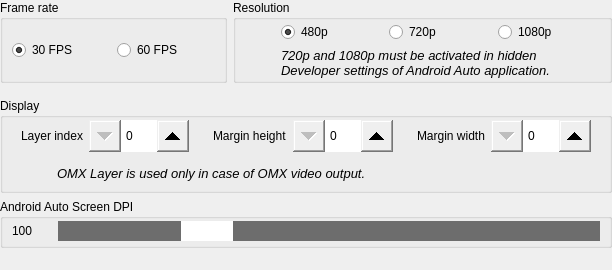
    <widget class="QWidget" name="tab2" native="true">
     <property name="sizePolicy">
      <sizepolicy hsizetype="Expanding" vsizetype="Expanding">
       <horstretch>0</horstretch>
       <verstretch>0</verstretch>
      </sizepolicy>
     </property>
     <layout class="QVBoxLayout" name="verticalLayout_4">
      <property name="leftMargin">
       <number>0</number>
      </property>
      <property name="topMargin">
       <number>0</number>
      </property>
      <property name="rightMargin">
       <number>0</number>
      </property>
      <property name="bottomMargin">
       <number>2</number>
      </property>
      <item>
       <widget class="QWidget" name="framerateresolution" native="true">
        <property name="sizePolicy">
         <sizepolicy hsizetype="Expanding" vsizetype="Fixed">
          <horstretch>0</horstretch>
          <verstretch>0</verstretch>
         </sizepolicy>
        </property>
        <layout class="QHBoxLayout" name="horizontalLayout_11">
         <property name="leftMargin">
          <number>0</number>
         </property>
         <property name="topMargin">
          <number>0</number>
         </property>
         <property name="rightMargin">
          <number>0</number>
         </property>
         <item>
          <widget class="QGroupBox" name="groupBoxFrameRate">
           <property name="sizePolicy">
            <sizepolicy hsizetype="Expanding" vsizetype="Expanding">
             <horstretch>0</horstretch>
             <verstretch>0</verstretch>
            </sizepolicy>
           </property>
           <property name="title">
            <string>Frame rate</string>
           </property>
           <layout class="QHBoxLayout" name="horizontalLayout_6">
            <property name="topMargin">
             <number>2</number>
            </property>
            <property name="bottomMargin">
             <number>2</number>
            </property>
            <item>
             <widget class="QRadioButton" name="radioButton30FPS">
              <property name="sizePolicy">
               <sizepolicy hsizetype="Expanding" vsizetype="Fixed">
                <horstretch>0</horstretch>
                <verstretch>0</verstretch>
               </sizepolicy>
              </property>
              <property name="text">
               <string>30 FPS</string>
              </property>
              <property name="checked">
               <bool>true</bool>
              </property>
             </widget>
            </item>
            <item>
             <widget class="QRadioButton" name="radioButton60FPS">
              <property name="sizePolicy">
               <sizepolicy hsizetype="Expanding" vsizetype="Fixed">
                <horstretch>0</horstretch>
                <verstretch>0</verstretch>
               </sizepolicy>
              </property>
              <property name="text">
               <string>60 FPS</string>
              </property>
             </widget>
            </item>
           </layout>
          </widget>
         </item>
         <item>
          <widget class="QGroupBox" name="groupBoxResolution">
           <property name="sizePolicy">
            <sizepolicy hsizetype="Expanding" vsizetype="Fixed">
             <horstretch>0</horstretch>
             <verstretch>0</verstretch>
            </sizepolicy>
           </property>
           <property name="title">
            <string>Resolution</string>
           </property>
           <layout class="QGridLayout" name="gridLayout_4">
            <property name="topMargin">
             <number>2</number>
            </property>
            <property name="bottomMargin">
             <number>2</number>
            </property>
            <item row="1" column="3">
             <widget class="QRadioButton" name="radioButton720p">
              <property name="sizePolicy">
               <sizepolicy hsizetype="Expanding" vsizetype="Fixed">
                <horstretch>0</horstretch>
                <verstretch>0</verstretch>
               </sizepolicy>
              </property>
              <property name="text">
               <string>720p</string>
              </property>
             </widget>
            </item>
            <item row="1" column="4">
             <widget class="QRadioButton" name="radioButton1080p">
              <property name="sizePolicy">
               <sizepolicy hsizetype="Expanding" vsizetype="Fixed">
                <horstretch>0</horstretch>
                <verstretch>0</verstretch>
               </sizepolicy>
              </property>
              <property name="text">
               <string>1080p</string>
              </property>
             </widget>
            </item>
            <item row="1" column="2">
             <widget class="QRadioButton" name="radioButton480p">
              <property name="sizePolicy">
               <sizepolicy hsizetype="Expanding" vsizetype="Fixed">
                <horstretch>0</horstretch>
                <verstretch>0</verstretch>
               </sizepolicy>
              </property>
              <property name="text">
               <string>480p</string>
              </property>
              <property name="checked">
               <bool>true</bool>
              </property>
             </widget>
            </item>
            <item row="2" column="0">
             <widget class="QLabel" name="labelResolutionWarningIcon">
              <property name="sizePolicy">
               <sizepolicy hsizetype="Fixed" vsizetype="Fixed">
                <horstretch>0</horstretch>
                <verstretch>0</verstretch>
               </sizepolicy>
              </property>
              <property name="minimumSize">
               <size>
                <width>30</width>
                <height>30</height>
               </size>
              </property>
              <property name="maximumSize">
               <size>
                <width>30</width>
                <height>30</height>
               </size>
              </property>
              <property name="text">
               <string>&lt;html&gt;&lt;head/&gt;&lt;body&gt;&lt;p&gt;&lt;img src=&quot;:/ico_warning.png&quot;/&gt;&lt;/p&gt;&lt;/body&gt;&lt;/html&gt;</string>
              </property>
              <property name="alignment">
               <set>Qt::AlignmentFlag::AlignCenter</set>
              </property>
             </widget>
            </item>
            <item row="2" column="2" colspan="3">
             <widget class="QLabel" name="labelResolutionWarning">
              <property name="sizePolicy">
               <sizepolicy hsizetype="Expanding" vsizetype="Expanding">
                <horstretch>0</horstretch>
                <verstretch>0</verstretch>
               </sizepolicy>
              </property>
              <property name="font">
               <font>
                <pointsize>10</pointsize>
                <italic>true</italic>
               </font>
              </property>
              <property name="text">
               <string>720p and 1080p must be activated in hidden Developer settings of Android Auto application.</string>
              </property>
              <property name="wordWrap">
               <bool>true</bool>
              </property>
             </widget>
            </item>
           </layout>
          </widget>
         </item>
        </layout>
       </widget>
      </item>
      <item>
       <widget class="QGroupBox" name="groupBoxOmxLayerIndex">
        <property name="sizePolicy">
         <sizepolicy hsizetype="Expanding" vsizetype="Fixed">
          <horstretch>0</horstretch>
          <verstretch>0</verstretch>
         </sizepolicy>
        </property>
        <property name="title">
         <string>Display</string>
        </property>
        <layout class="QVBoxLayout" name="verticalLayout_22">
         <property name="topMargin">
          <number>2</number>
         </property>
         <property name="bottomMargin">
          <number>2</number>
         </property>
         <item>
          <layout class="QHBoxLayout" name="display">
           <item>
            <widget class="QWidget" name="index" native="true">
             <property name="sizePolicy">
              <sizepolicy hsizetype="Expanding" vsizetype="Fixed">
               <horstretch>0</horstretch>
               <verstretch>0</verstretch>
              </sizepolicy>
             </property>
             <layout class="QFormLayout" name="formLayout_12">
              <property name="topMargin">
               <number>0</number>
              </property>
              <property name="bottomMargin">
               <number>0</number>
              </property>
              <item row="0" column="0">
               <widget class="QLabel" name="labelOmxLayerIndex">
                <property name="sizePolicy">
                 <sizepolicy hsizetype="Minimum" vsizetype="Preferred">
                  <horstretch>0</horstretch>
                  <verstretch>0</verstretch>
                 </sizepolicy>
                </property>
                <property name="minimumSize">
                 <size>
                  <width>0</width>
                  <height>32</height>
                 </size>
                </property>
                <property name="maximumSize">
                 <size>
                  <width>16777215</width>
                  <height>32</height>
                 </size>
                </property>
                <property name="font">
                 <font>
                  <underline>false</underline>
                  <kerning>true</kerning>
                 </font>
                </property>
                <property name="frameShape">
                 <enum>QFrame::Shape::NoFrame</enum>
                </property>
                <property name="frameShadow">
                 <enum>QFrame::Shadow::Plain</enum>
                </property>
                <property name="text">
                 <string>Layer index</string>
                </property>
                <property name="alignment">
                 <set>Qt::AlignmentFlag::AlignLeading|Qt::AlignmentFlag::AlignLeft|Qt::AlignmentFlag::AlignVCenter</set>
                </property>
               </widget>
              </item>
              <item row="0" column="1">
               <widget class="QSpinBox" name="spinBoxOmxLayerIndex">
                <property name="sizePolicy">
                 <sizepolicy hsizetype="Fixed" vsizetype="Fixed">
                  <horstretch>0</horstretch>
                  <verstretch>0</verstretch>
                 </sizepolicy>
                </property>
                <property name="minimumSize">
                 <size>
                  <width>100</width>
                  <height>32</height>
                 </size>
                </property>
                <property name="maximumSize">
                 <size>
                  <width>100</width>
                  <height>32</height>
                 </size>
                </property>
                <property name="styleSheet">
                 <string notr="true">QSpinBox::up-button { width: 32px; height: 32px;
subcontrol-origin: margin;
subcontrol-position: center right;
}
QSpinBox::down-button { width: 32px; height: 32px; 
subcontrol-origin: margin;
subcontrol-position: center left;
}</string>
                </property>
               </widget>
              </item>
             </layout>
            </widget>
           </item>
           <item>
            <widget class="QWidget" name="marginheight" native="true">
             <property name="sizePolicy">
              <sizepolicy hsizetype="Expanding" vsizetype="Fixed">
               <horstretch>0</horstretch>
               <verstretch>0</verstretch>
              </sizepolicy>
             </property>
             <layout class="QFormLayout" name="formLayout_11">
              <property name="topMargin">
               <number>0</number>
              </property>
              <property name="bottomMargin">
               <number>0</number>
              </property>
              <item row="0" column="0">
               <widget class="QLabel" name="labelVideoMarginHeight">
                <property name="sizePolicy">
                 <sizepolicy hsizetype="Minimum" vsizetype="Preferred">
                  <horstretch>0</horstretch>
                  <verstretch>0</verstretch>
                 </sizepolicy>
                </property>
                <property name="minimumSize">
                 <size>
                  <width>0</width>
                  <height>32</height>
                 </size>
                </property>
                <property name="maximumSize">
                 <size>
                  <width>16777215</width>
                  <height>32</height>
                 </size>
                </property>
                <property name="text">
                 <string>Margin height</string>
                </property>
                <property name="alignment">
                 <set>Qt::AlignmentFlag::AlignLeading|Qt::AlignmentFlag::AlignLeft|Qt::AlignmentFlag::AlignVCenter</set>
                </property>
               </widget>
              </item>
              <item row="0" column="1">
               <widget class="QSpinBox" name="spinBoxVideoMarginHeight">
                <property name="sizePolicy">
                 <sizepolicy hsizetype="Fixed" vsizetype="Fixed">
                  <horstretch>0</horstretch>
                  <verstretch>0</verstretch>
                 </sizepolicy>
                </property>
                <property name="minimumSize">
                 <size>
                  <width>100</width>
                  <height>32</height>
                 </size>
                </property>
                <property name="maximumSize">
                 <size>
                  <width>100</width>
                  <height>32</height>
                 </size>
                </property>
                <property name="styleSheet">
                 <string notr="true">QSpinBox::up-button { width: 32px; height: 32px;
subcontrol-origin: margin;
subcontrol-position: center right;
}
QSpinBox::down-button { width: 32px; height: 32px; 
subcontrol-origin: margin;
subcontrol-position: center left;
}</string>
                </property>
                <property name="maximum">
                 <number>99999</number>
                </property>
               </widget>
              </item>
             </layout>
            </widget>
           </item>
           <item>
            <widget class="QWidget" name="marginwidth" native="true">
             <property name="sizePolicy">
              <sizepolicy hsizetype="Expanding" vsizetype="Fixed">
               <horstretch>0</horstretch>
               <verstretch>0</verstretch>
              </sizepolicy>
             </property>
             <layout class="QFormLayout" name="formLayout_13">
              <property name="formAlignment">
               <set>Qt::AlignmentFlag::AlignLeading|Qt::AlignmentFlag::AlignLeft|Qt::AlignmentFlag::AlignTop</set>
              </property>
              <property name="topMargin">
               <number>0</number>
              </property>
              <property name="bottomMargin">
               <number>0</number>
              </property>
              <item row="0" column="0">
               <widget class="QLabel" name="labelVideoMarginWidth">
                <property name="sizePolicy">
                 <sizepolicy hsizetype="Minimum" vsizetype="Preferred">
                  <horstretch>0</horstretch>
                  <verstretch>0</verstretch>
                 </sizepolicy>
                </property>
                <property name="minimumSize">
                 <size>
                  <width>0</width>
                  <height>32</height>
                 </size>
                </property>
                <property name="maximumSize">
                 <size>
                  <width>16777215</width>
                  <height>32</height>
                 </size>
                </property>
                <property name="text">
                 <string>Margin width</string>
                </property>
                <property name="alignment">
                 <set>Qt::AlignmentFlag::AlignLeading|Qt::AlignmentFlag::AlignLeft|Qt::AlignmentFlag::AlignVCenter</set>
                </property>
               </widget>
              </item>
              <item row="0" column="1">
               <widget class="QSpinBox" name="spinBoxVideoMarginWidth">
                <property name="sizePolicy">
                 <sizepolicy hsizetype="Fixed" vsizetype="Fixed">
                  <horstretch>0</horstretch>
                  <verstretch>0</verstretch>
                 </sizepolicy>
                </property>
                <property name="minimumSize">
                 <size>
                  <width>100</width>
                  <height>32</height>
                 </size>
                </property>
                <property name="maximumSize">
                 <size>
                  <width>100</width>
                  <height>32</height>
                 </size>
                </property>
                <property name="styleSheet">
                 <string notr="true">QSpinBox::up-button { width: 32px; height: 32px;
subcontrol-origin: margin;
subcontrol-position: center right;
}
QSpinBox::down-button { width: 32px; height: 32px; 
subcontrol-origin: margin;
subcontrol-position: center left;
}</string>
                </property>
                <property name="maximum">
                 <number>99999</number>
                </property>
               </widget>
              </item>
             </layout>
            </widget>
           </item>
          </layout>
         </item>
         <item>
          <widget class="QWidget" name="omxinfo" native="true">
           <property name="sizePolicy">
            <sizepolicy hsizetype="Expanding" vsizetype="Preferred">
             <horstretch>0</horstretch>
             <verstretch>0</verstretch>
            </sizepolicy>
           </property>
           <layout class="QFormLayout" name="formLayout_32">
            <property name="topMargin">
             <number>0</number>
            </property>
            <property name="bottomMargin">
             <number>0</number>
            </property>
            <item row="0" column="0">
             <widget class="QLabel" name="label_6">
              <property name="sizePolicy">
               <sizepolicy hsizetype="Fixed" vsizetype="Fixed">
                <horstretch>0</horstretch>
                <verstretch>0</verstretch>
               </sizepolicy>
              </property>
              <property name="minimumSize">
               <size>
                <width>30</width>
                <height>30</height>
               </size>
              </property>
              <property name="text">
               <string>&lt;html&gt;&lt;head/&gt;&lt;body&gt;&lt;p&gt;&lt;img src=&quot;:/ico_info.png&quot;/&gt;&lt;/p&gt;&lt;/body&gt;&lt;/html&gt;</string>
              </property>
              <property name="scaledContents">
               <bool>false</bool>
              </property>
              <property name="alignment">
               <set>Qt::AlignmentFlag::AlignCenter</set>
              </property>
             </widget>
            </item>
            <item row="0" column="1">
             <widget class="QLabel" name="label_7">
              <property name="sizePolicy">
               <sizepolicy hsizetype="Expanding" vsizetype="Preferred">
                <horstretch>0</horstretch>
                <verstretch>0</verstretch>
               </sizepolicy>
              </property>
              <property name="font">
               <font>
                <pointsize>10</pointsize>
                <italic>true</italic>
               </font>
              </property>
              <property name="text">
               <string>OMX Layer is used only in case of OMX video output.</string>
              </property>
             </widget>
            </item>
           </layout>
          </widget>
         </item>
        </layout>
       </widget>
      </item>
      <item>
       <widget class="QGroupBox" name="groupBoxScreenDPI">
        <property name="sizePolicy">
         <sizepolicy hsizetype="Expanding" vsizetype="Fixed">
          <horstretch>0</horstretch>
          <verstretch>0</verstretch>
         </sizepolicy>
        </property>
        <property name="title">
         <string>Android Auto Screen DPI</string>
        </property>
        <layout class="QFormLayout" name="formLayout_14">
         <property name="topMargin">
          <number>2</number>
         </property>
         <property name="bottomMargin">
          <number>4</number>
         </property>
         <item row="0" column="0">
          <widget class="QLabel" name="labelScreenDPIValue">
           <property name="sizePolicy">
            <sizepolicy hsizetype="Fixed" vsizetype="Fixed">
             <horstretch>0</horstretch>
             <verstretch>0</verstretch>
            </sizepolicy>
           </property>
           <property name="minimumSize">
            <size>
             <width>40</width>
             <height>20</height>
            </size>
           </property>
           <property name="maximumSize">
            <size>
             <width>16777215</width>
             <height>20</height>
            </size>
           </property>
           <property name="text">
            <string>100</string>
           </property>
          </widget>
         </item>
         <item row="0" column="1">
          <widget class="QSlider" name="horizontalSliderScreenDPI">
           <property name="sizePolicy">
            <sizepolicy hsizetype="Expanding" vsizetype="Fixed">
             <horstretch>0</horstretch>
             <verstretch>0</verstretch>
            </sizepolicy>
           </property>
           <property name="minimumSize">
            <size>
             <width>0</width>
             <height>20</height>
            </size>
           </property>
           <property name="styleSheet">
            <string notr="true">QSlider::handle:horizontal { background: white; height: 32px; width: 52px; margin: 0 0;}
QSlider::groove:horizontal { background: #6d6d6d; height: 32px;}</string>
           </property>
           <property name="maximum">
            <number>400</number>
           </property>
           <property name="value">
            <number>100</number>
           </property>
           <property name="orientation">
            <enum>Qt::Orientation::Horizontal</enum>
           </property>
          </widget>
         </item>
        </layout>
       </widget>
      </item>
      <item>
       <widget class="QLabel" name="autofill_space_tab2">
        <property name="sizePolicy">
         <sizepolicy hsizetype="Expanding" vsizetype="Expanding">
          <horstretch>0</horstretch>
          <verstretch>0</verstretch>
         </sizepolicy>
        </property>
        <property name="text">
         <string/>
        </property>
       </widget>
      </item>
     </layout>
    </widget>
